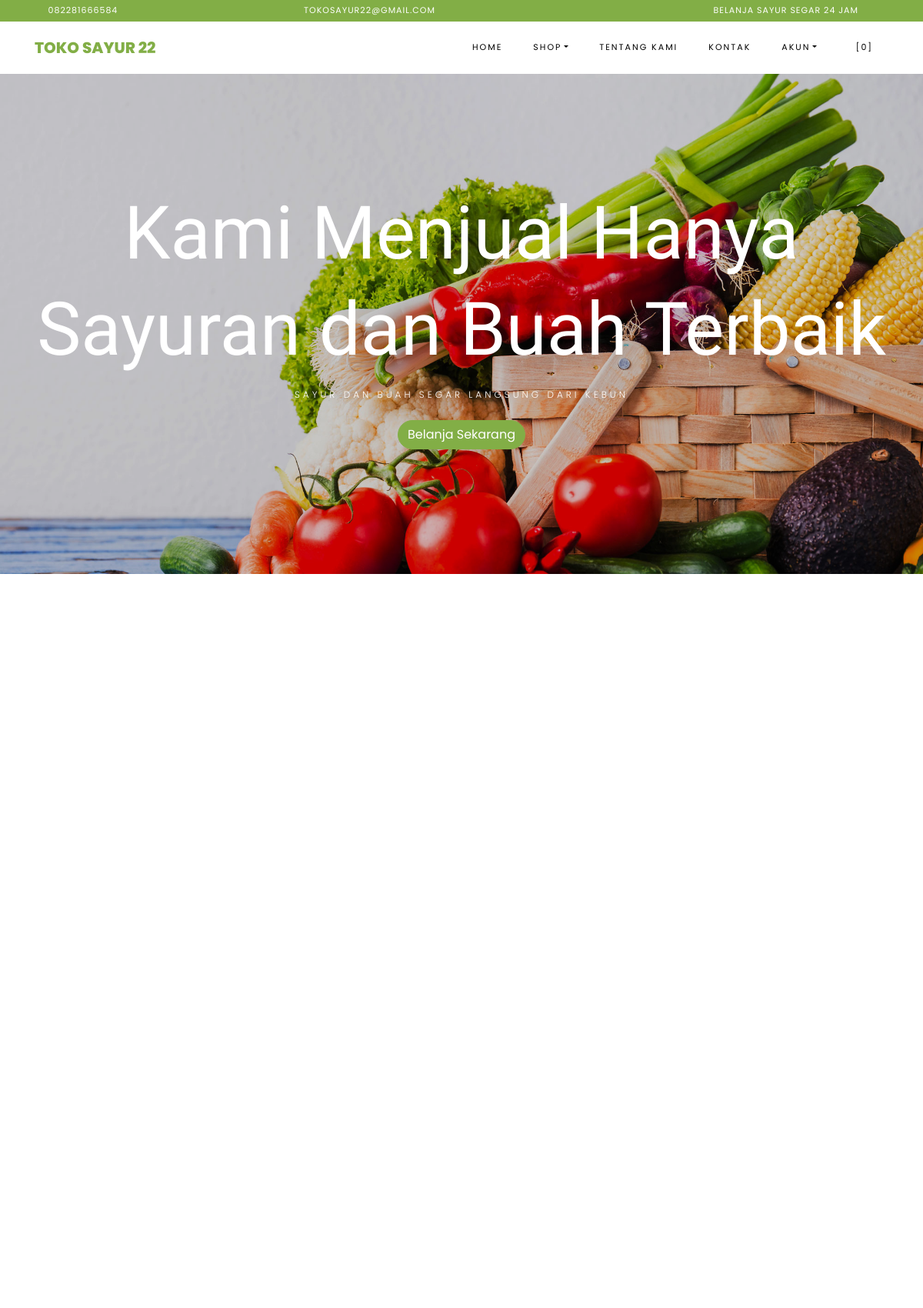
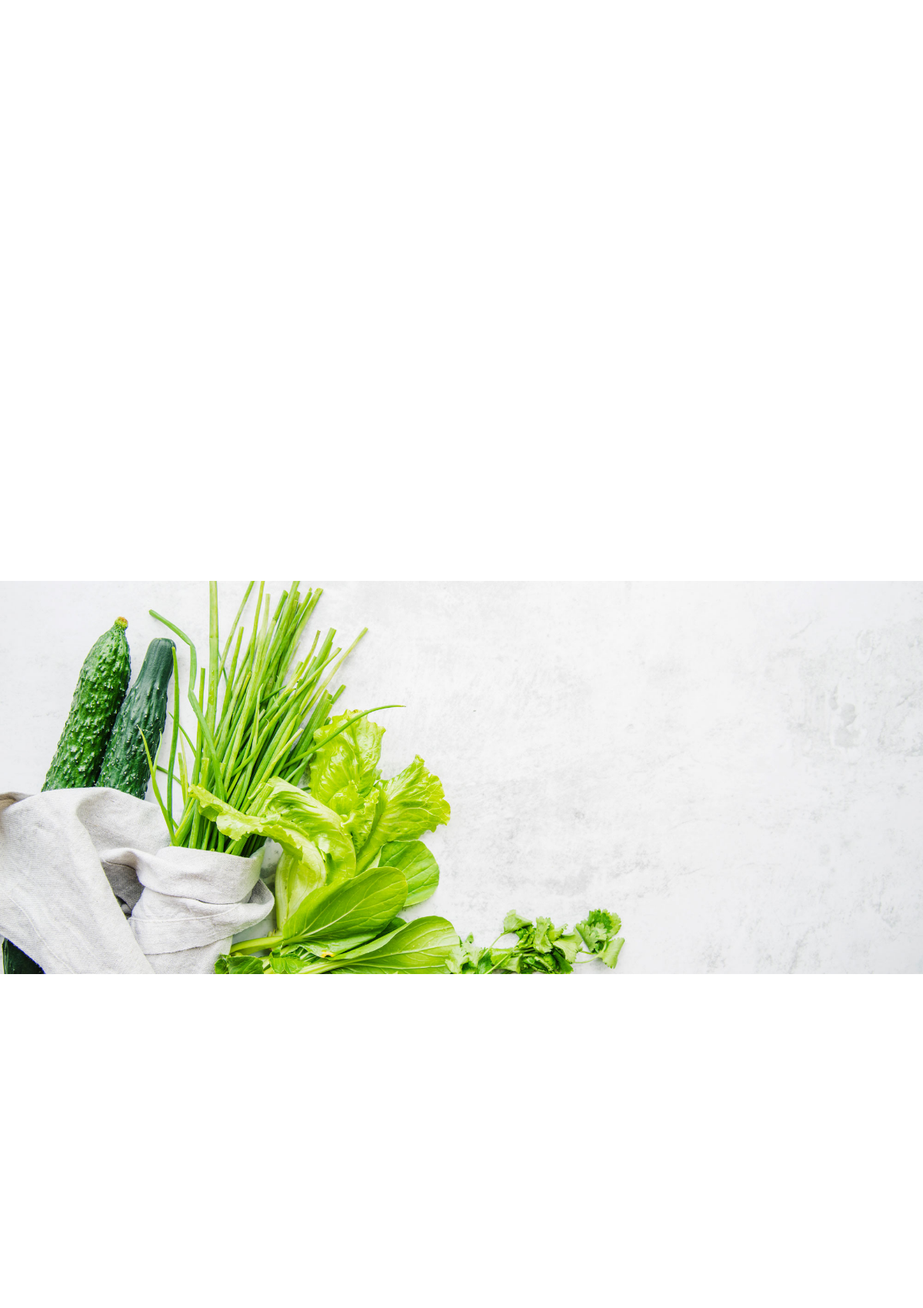
The page / (upper part) on the database its author committed (2 pictures, top to bottom).
### tables this page shows
CREATE TABLE `settings` (
  `id` int(10) NOT NULL,
  `key` varchar(32) NOT NULL,
  `content` varchar(191) NOT NULL
);

### application/helpers/themes_helper.php (called while the page is built, shortened)
<?php
if ( ! function_exists('get_theme_name'))
{
    function get_theme_name() {
        $current_theme = get_settings('current_theme_name');
        return ($current_theme) ? $current_theme : false;
    }
}
if ( ! function_exists('get_template_part'))
{
    function get_template_part($file_name = null, $params = array()) {
        if ($file_name !== '') {
            $current_theme = get_theme_name();
            if ( file_exists($file_location = VIEWPATH .'themes/'. $current_theme .'/'. $file_name .'.php')) {
                $CI =& get_instance();
                $CI->load->view('themes/'. $current_theme .'/'. $file_name, $params);
            }
            else {
                echo '<div>Kesalahan: berkas tema <b>'. $file_name .'.php</b> tidak ditemukan.<br>Lokasi berkas: <b>'. $file_location .'</b></div>';
            }
        }
    }
}
if ( ! function_exists('get_header'))
{
    function get_header($params = null, $section = '', $current_section = '') {
        $load_params = array();
        if ( is_null($params)) {
            $load_params['title'] = get_settings('site_name');
        }
        else if ( is_string($params)) {
            $load_params['title'] = $params;
        }
        else if ( is_array($params)) {
            $load_params = $params;
        }
        else {
            $load_params['title'] = get_settings('site_name');
        }
        $load_params['sidebar_section'] = $section;
        $load_params['current_section'] = $current_section;
        get_template_part('header', $load_params);
    }
}
if ( ! function_exists('get_theme_uri'))
{
    function get_theme_uri($file_name = null, $theme_name = NULL)
    {
        $theme_name = ($theme_name == NULL) ? get_theme_name() : $theme_name;
        return is_null($file_name) ? base_url('assets/themes/'. $theme_name .'/') : base_url('assets/themes/'. $theme_name .'/'. $file_name) ;
    }
}

### application/controllers/Home.php (called while the page is built, shortened)
<?php
class Home extends CI_Controller
{
    public function index()
    {
        $params['title'] = 'Selamat Datang di Toko Sayur 22';
        $products['products'] = $this->product->get_all_products();
        $products['best_deal'] = $this->product->best_deal_product();
        $products['reviews'] = $this->review->get_all_reviews();
        get_header($params);
        get_template_part('home', $products);
    }
}

### index.php (called while the page is built, shortened)
<?php
require_once BASEPATH.'core/CodeIgniter.php';

### application/helpers/global_helper.php (called while the page is built, shortened)
<?php
if ( ! function_exists('get_settings'))
{
    function get_settings($key = '')
    {
        $CI =& get_instance();
        $row = $CI->db
            ->select('content')
            ->where('key', $key)
            ->get('settings')
            ->row();
        return $row->content;
    }
}
if ( ! function_exists('get_store_name'))
{
    function get_store_name()
    {
        return get_settings('store_name');
    }
}

### application/helpers/session_helper.php (called while the page is built, shortened)
<?php
if ( ! function_exists('init'))
{
    function init()
    {
        $CI =& get_instance();
        return $CI;
    }
}
if( ! function_exists('session_data'))
{
    function session_data()
    {
        $CI = init();
        $read_session_in_cookie = get_cookie('__ACTIVE_SESSION_DATA');
        $read_session_in_session = $CI->session->userdata('__ACTIVE_SESSION_DATA');
        if ($read_session_in_cookie)
        {
            $read_data = $CI->encryption->decrypt($read_session_in_cookie);
            $read_data = json_decode($read_data);
            return $read_data;
        }
        else if ($read_session_in_session)
        {
            $read_data = $CI->encryption->decrypt($read_session_in_session);
            $read_data = json_decode($read_data);
            return $read_data;
        }
        else {
            $default_session = new stdClass();
            $default_session->is_login = FALSE;
            $default_session->user_id = 0;
            $default_session->login_at = 0;
            $default_session->remember_me = FALSE;
            return $default_session;
        }
    }
}

### application/views/themes/vegefoods/home.php (the view, shortened to what this page needs)
<section id="home-section" class="hero">
  <div class="home-slider owl-carousel">
    <div class="slider-item" style="background-image: url(<?php echo get_theme_uri('images/bg_1.jpg'); ?>);">
      <div class="overlay"></div>
      <div class="container">
        <div class="row slider-text justify-content-center align-items-center" data-scrollax-parent="true">
          <div class="col-md-12 ftco-animate text-center">
            <h1 class="mb-2">Kami Menjual Hanya Sayuran dan Buah Terbaik</h1>
            <h2 class="subheading mb-4">Sayur dan Buah Segar Langsung dari Kebun</h2>
            <p><a href="#products" class="btn btn-primary">Belanja Sekarang</a></p>
          </div>
        </div>
      </div>
    </div>
  </div>
</section>
<section class="ftco-section" id="products">
  <div class="container">
    <div class="row no-gutters ftco-services">
    </div>
  </div>
</section>
<section class="ftco-section">
  <div class="container">
    <div class="row justify-content-center mb-3 pb-3">
    </div>
  </div>
  <div class="container">
    <div class="row">
    </div>
  </div>
</section>
<section class="ftco-section img" style="background-image: url(<?php echo get_theme_uri('images/bg_3.jpg'); ?>);">
  <div class="container">
    <div class="row justify-content-end">
    </div>
  </div>
</section>
<section class="ftco-section testimony-section">
  <div class="container">
    <div class="row justify-content-center mb-5 pb-3">
    </div>
  </div>
</section>

### application/views/themes/vegefoods/header.php (shortened to what this page needs)
<!DOCTYPE html>
<html lang="en">
<head>
	<link rel="stylesheet" href="<?php echo get_theme_uri('css/open-iconic-bootstrap.min.css'); ?>">
	<link rel="stylesheet" href="<?php echo get_theme_uri('css/animate.css'); ?>">
	<link rel="stylesheet" href="<?php echo get_theme_uri('css/owl.carousel.min.css'); ?>">
	<link rel="stylesheet" href="<?php echo get_theme_uri('css/owl.theme.default.min.css'); ?>">
	<link rel="stylesheet" href="<?php echo get_theme_uri('css/magnific-popup.css'); ?>">
	<link rel="stylesheet" href="<?php echo get_theme_uri('css/aos.css'); ?>">
	<link rel="stylesheet" href="<?php echo get_theme_uri('css/ionicons.min.css'); ?>">
	<link rel="stylesheet" href="<?php echo get_theme_uri('js/plugins/@fortawesome/fontawesome-free/css/all.min.css', 'argon'); ?>">
	<link rel="stylesheet" href="<?php echo get_theme_uri('css/bootstrap-datepicker.css'); ?>">
	<link rel="stylesheet" href="<?php echo get_theme_uri('css/jquery.timepicker.css'); ?>">
	<link rel="stylesheet" href="<?php echo get_theme_uri('css/flaticon.css'); ?>">
	<link rel="stylesheet" href="<?php echo get_theme_uri('css/icomoon.css'); ?>">
	<link rel="stylesheet" href="<?php echo get_theme_uri('css/style.css'); ?>">
	<link rel="stylesheet" href="<?php echo base_url('assets/plugins/toastr/toastr.min.css'); ?>">
</head>
<body class="goto-here">
	<div class="py-1 bg-primary">
		<div class="container">
			<div class="row no-gutters d-flex align-items-start align-items-center px-md-0">
				<div class="col-lg-12 d-block">
					<div class="row d-flex">
						<div class="col-md pr-4 d-flex topper align-items-center">
							<div class="icon mr-2 d-flex justify-content-center align-items-center"><span class="icon-phone2"></span></div>
							<span class="text"><?php echo get_settings('store_phone_number'); ?></span>
						</div>
						<div class="col-md pr-4 d-flex topper align-items-center">
							<div class="icon mr-2 d-flex justify-content-center align-items-center"><span class="icon-paper-plane"></span></div>
							<span class="text"><?php echo get_settings('store_email'); ?></span>
						</div>
						<div class="col-md-5 pr-4 d-flex topper align-items-center text-lg-right">
							<span class="text"><?php echo get_settings('store_tagline'); ?></span>
						</div>
					</div>
				</div>
			</div>
		</div>
	</div>
	<nav class="navbar navbar-expand-lg navbar-dark ftco_navbar bg-dark ftco-navbar-light" id="ftco-navbar">
		<div class="container">
			<a class="navbar-brand" href="<?php echo base_url(); ?>"><?php echo get_store_name(); ?></a>
			<div class="collapse navbar-collapse" id="ftco-nav">
				<ul class="navbar-nav ml-auto">
					<li class="nav-item active"><a href="<?php echo base_url(); ?>" class="nav-link">Home</a></li>
					<li class="nav-item dropdown">
						<a class="nav-link dropdown-toggle" href="#" id="dropdown04" data-toggle="dropdown" aria-haspopup="true" aria-expanded="false">Shop</a>
					</li>
					<li class="nav-item"><a href="<?php echo site_url('pages/about'); ?>" class="nav-link">Tentang Kami</a></li>
					<li class="nav-item"><a href="<?php echo site_url('pages/contact'); ?>" class="nav-link">Kontak</a></li>
					<li class="nav-item dropdown">
						<a class="nav-link dropdown-toggle" href="#" id="dropdown05" data-toggle="dropdown" aria-haspopup="true" aria-expanded="false">Akun</a>
					</li>
					<li class="nav-item cta cta-colored"><a href="<?php echo site_url('shop/cart'); ?>" class="nav-link"><span class="icon-shopping_cart"></span>[<span class="cart-item-total">0</span>]</a></li>
				</ul>
			</div>
		</div>
	</nav>

### assets/themes/vegefoods/css/icomoon.css (style rules this page uses)
[class^="icon-"], [class*=" icon-"] { font-family: 'icomoon' !important; speak: none; font-style: normal; font-weight: normal; font-variant: normal; text-transform: none; line-height: 1; -webkit-font-smoothing: antialiased; -moz-osx-font-smoothing: grayscale; }
.icon-paper-plane:before { content: "\f1d8"; }
.icon-phone2:before { content: "\e0cd"; }
.icon-shopping_cart:before { content: "\e8cc"; }

### rows shown on the page
settings: content "082281666584"
settings: content "TOKOSAYUR22@GMAIL.COM"
settings: content "BELANJA SAYUR SEGAR 24 JAM"
settings: content "TOKO SAYUR 22"
settings: content (picture)
